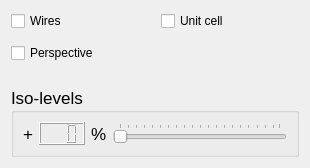
<?xml version="1.0" encoding="UTF-8"?>
<ui version="4.0">
 <class>Form</class>
 <widget class="QWidget" name="Form">
  <property name="geometry">
   <rect>
    <x>0</x>
    <y>0</y>
    <width>310</width>
    <height>156</height>
   </rect>
  </property>
  <property name="windowTitle">
   <string>Form</string>
  </property>
  <layout class="QVBoxLayout" name="verticalLayout">
   <property name="spacing">
    <number>24</number>
   </property>
   <item>
    <layout class="QGridLayout" name="gridLayout">
     <property name="spacing">
      <number>12</number>
     </property>
     <item row="0" column="0">
      <widget class="QCheckBox" name="wiresBox">
       <property name="text">
        <string>Wires</string>
       </property>
      </widget>
     </item>
     <item row="0" column="1">
      <widget class="QCheckBox" name="unitCellBox">
       <property name="text">
        <string>Unit cell</string>
       </property>
      </widget>
     </item>
     <item row="1" column="0">
      <widget class="QCheckBox" name="perspectiveBox">
       <property name="text">
        <string>Perspective</string>
       </property>
      </widget>
     </item>
    </layout>
   </item>
   <item>
    <widget class="QGroupBox" name="groupBox">
     <property name="font">
      <font>
       <pointsize>13</pointsize>
      </font>
     </property>
     <property name="title">
      <string>Iso-levels</string>
     </property>
     <layout class="QHBoxLayout" name="horizontalLayout">
      <item>
       <widget class="QLabel" name="label_2">
        <property name="text">
         <string>+</string>
        </property>
        <property name="textFormat">
         <enum>Qt::AutoText</enum>
        </property>
       </widget>
      </item>
      <item>
       <widget class="QLCDNumber" name="posIsoLevelLCD">
        <property name="numDigits">
         <number>3</number>
        </property>
        <property name="segmentStyle">
         <enum>QLCDNumber::Filled</enum>
        </property>
       </widget>
      </item>
      <item>
       <widget class="QLabel" name="label">
        <property name="text">
         <string>%</string>
        </property>
       </widget>
      </item>
      <item>
       <widget class="QSlider" name="posIsoLevelSlider">
        <property name="orientation">
         <enum>Qt::Horizontal</enum>
        </property>
        <property name="tickPosition">
         <enum>QSlider::TicksAbove</enum>
        </property>
        <property name="tickInterval">
         <number>5</number>
        </property>
       </widget>
      </item>
     </layout>
    </widget>
   </item>
  </layout>
 </widget>
 <resources/>
 <connections/>
</ui>
